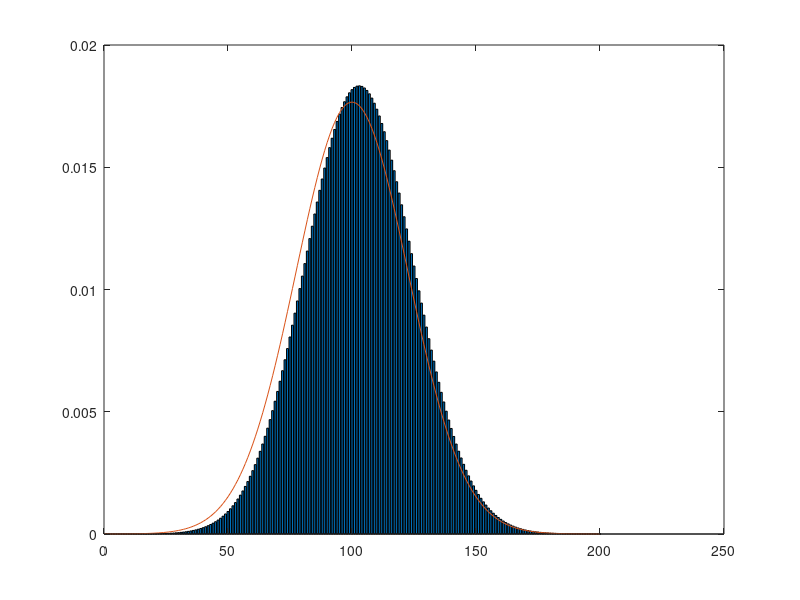

Reproduce this figure in MATLAB.
% 2
t=1000; %size (+1) 
mp = [1 0 -1];
N=5;
Y=zeros(t,N);
i=1;
y0=zeros(t,1);
   while i<=N;
       for j=2:t
           e = mp((rand(t,1)<1/3) + (rand(t,1)<2/3)+1);
           y0(j,1)=y0(j-1,1)+e(j);
       end
       Y(:,i)=y0;
       y0=zeros(t,1);
       i=i+1;
   end
   plot(Y(:,[1 2 3 4 5]));
     
%Markov Chains
% 1
p = 0.3
q = 0.2

transitionMatrix = diag(repmat([1-p-q],1,200));

for i = 1:199
    transitionMatrix(i,i+1) = p;
    transitionMatrix(i+1,i) = q;
end

transitionMatrix(1,1) = 1-p;
transitionMatrix(200,200) = 1-q;
transitionMatrix

% 2
pi_0 = [1,repmat(0,1,199)]
pi_1000 = pi_0 * transitionMatrix^1000;

pi_1000

% 3
epsilon_mean = p - q
epsilon_var = p^2 + p - 2 * p * q + q + q^2
    
theory_mean = 0 + 1000 * epsilon_mean
theory_var = 1000 * epsilon_var

bar(1:length(pi_1000),pi_1000)

hold on

plot([0:1:200], normpdf([0:1:200],theory_mean,sqrt(theory_var)))

hold off

% 5.2
% 
k_ss = 0.1867
N = 200
w_grid = linspace(0.05 * k_ss, 1.2 * k_ss, N)

V0 = repmat(0, 200,1)'

M = 10000
m=0;
tol=1;
beta = 0.98
alpha = 1/3
delta = 1
z = 1
k0 = 0.05*k_ss
k_t = w_grid'*ones(1,N)
k_t_plus_one = ones(N,1)*w_grid

c_t = (z*((k_t).^(alpha))) + ((1-delta).*(k_t)) - (k_t_plus_one)


w_grid

intermed_matrix = 1e-10.* (c_t < 0) + c_t.*(c_t >= 0)

V1 = repmat(0, 200,1)'

while (tol>1e-5 && m<M)
    m = m+1
    V0=V1;
    V1 = max(log(intermed_matrix) + beta.*ones(N,1)*V0,[],2)';
%    V1(1:5)
    tol = max(abs(V1-V0));
end

A = max(log(intermed_matrix) + beta.*ones(N,1)*V0,[],1)'

max(w_grid' .* (A == max(A)))
% ^ This returns the steady state of capital
